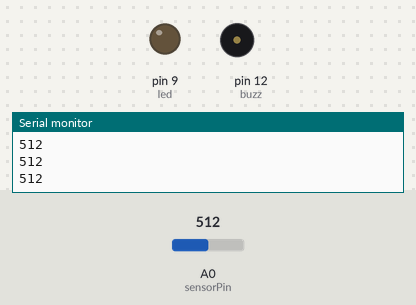
Simulated run of this sketch. Board: Arduino Uno, built with avr-gcc and run on an emulated ATmega328P. Parts: output pins drawn as LEDs (lit = HIGH), buzzer (waves = sounding, pin HIGH), the last lines printed to the serial monitor. Dashed ring = blinking. Inputs (shaded band) come from the test bench; at power-on: A0 (sensorPin) = 512.

Above: at 1.2 s.
1.3 s: A0 (sensorPin) set to 110
2.8 s: A0 (sensorPin) set to 91
At 3.4 s:
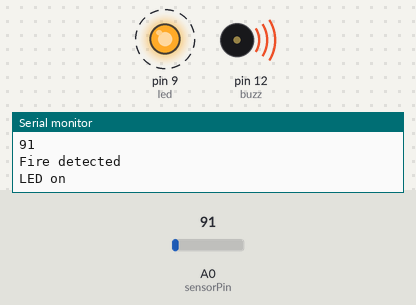
5.8 s: A0 (sensorPin) set to 122
At 7.1 s:
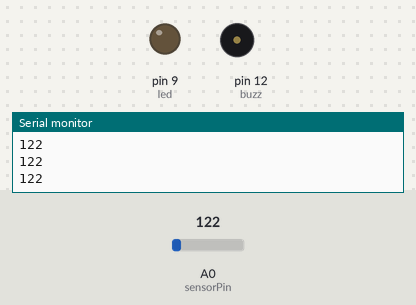
7.5 s: A0 (sensorPin) set to 90
At 8.3 s:
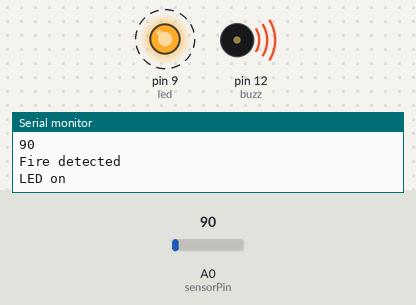
Timing chart, 0 to 11.5 s (numbered marks = the images above; inputs shaded):
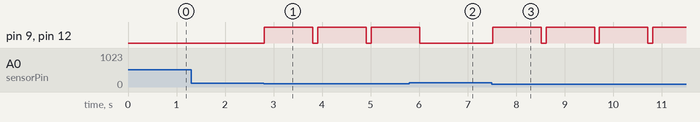

The sketch:

fire.ino
```cpp
#include <SoftwareSerial.h>
int sensorPin = A0;
int sensorValue = 0;
int led = 9;
int buzz = 12;

void setup() {
  // put your setup code here, to run once:
  pinMode(led, OUTPUT);
  pinMode(buzz, OUTPUT);
  Serial.begin(9600);
}

void loop() {
  // put your main code here, to run repeatedly:
  sensorValue = analogRead(sensorPin);
  Serial.println(sensorValue);
  if(sensorValue < 100)
  {
    Serial.println("Fire detected");
    Serial.println("LED on");
    digitalWrite(led, HIGH);
    digitalWrite(buzz, HIGH);
    delay(1000);
  }
  digitalWrite(led, LOW);
  digitalWrite(buzz, LOW);
  delay(100);
}
```

Measured:
- the behaviour switches between 100 and 99 on A0 (sensorPin) (found by bisection; images 0 and 1)
- after the input at 2.8 s, pin 9 (led), pin 12 (buzz): alternates HIGH for 1.0 s and LOW for 0.10 s, starting at once
- after the input at 5.8 s, pin 9 (led), pin 12 (buzz): goes on until 6.0 s, then stays LOW
- after the input at 7.5 s, pin 9 (led), pin 12 (buzz): alternates HIGH for 1.0 s and LOW for 0.10 s, starting at once
